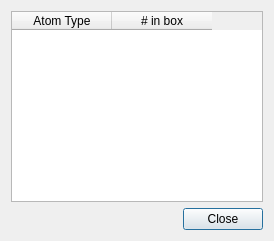
<?xml version="1.0" encoding="UTF-8"?>
<ui version="4.0">
 <class>boxCompositionDialog</class>
 <widget class="QDialog" name="boxCompositionDialog">
  <property name="geometry">
   <rect>
    <x>0</x>
    <y>0</y>
    <width>274</width>
    <height>241</height>
   </rect>
  </property>
  <property name="windowTitle">
   <string>Box atom type composition</string>
  </property>
  <layout class="QVBoxLayout" name="verticalLayout">
   <item>
    <widget class="QTableWidget" name="boxCompositionTable">
     <column>
      <property name="text">
       <string>Atom Type</string>
      </property>
     </column>
     <column>
      <property name="text">
       <string># in box</string>
      </property>
     </column>
    </widget>
   </item>
   <item>
    <layout class="QHBoxLayout" name="horizontalLayout">
     <item>
      <spacer name="horizontalSpacer">
       <property name="orientation">
        <enum>Qt::Horizontal</enum>
       </property>
       <property name="sizeHint" stdset="0">
        <size>
         <width>40</width>
         <height>20</height>
        </size>
       </property>
      </spacer>
     </item>
     <item>
      <widget class="QPushButton" name="closeButton">
       <property name="text">
        <string>Close</string>
       </property>
      </widget>
     </item>
    </layout>
   </item>
  </layout>
 </widget>
 <resources/>
 <connections/>
</ui>
